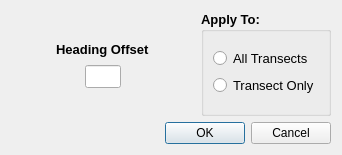
<?xml version="1.0" encoding="UTF-8"?>
<ui version="4.0">
 <class>hoffset</class>
 <widget class="QDialog" name="hoffset">
  <property name="geometry">
   <rect>
    <x>0</x>
    <y>0</y>
    <width>342</width>
    <height>155</height>
   </rect>
  </property>
  <property name="windowTitle">
   <string>Heading Offset</string>
  </property>
  <layout class="QGridLayout" name="gridLayout_2">
   <item row="0" column="0">
    <layout class="QHBoxLayout" name="horizontalLayout_3">
     <item>
      <layout class="QVBoxLayout" name="verticalLayout_2">
       <item>
        <spacer name="verticalSpacer_2">
         <property name="orientation">
          <enum>Qt::Vertical</enum>
         </property>
         <property name="sizeHint" stdset="0">
          <size>
           <width>20</width>
           <height>40</height>
          </size>
         </property>
        </spacer>
       </item>
       <item>
        <layout class="QHBoxLayout" name="horizontalLayout_2">
         <item>
          <spacer name="horizontalSpacer_3">
           <property name="orientation">
            <enum>Qt::Horizontal</enum>
           </property>
           <property name="sizeHint" stdset="0">
            <size>
             <width>40</width>
             <height>20</height>
            </size>
           </property>
          </spacer>
         </item>
         <item>
          <widget class="QLabel" name="hoffset_label">
           <property name="font">
            <font>
             <pointsize>10</pointsize>
             <weight>75</weight>
             <bold>true</bold>
            </font>
           </property>
           <property name="text">
            <string>Heading Offset</string>
           </property>
          </widget>
         </item>
         <item>
          <spacer name="horizontalSpacer_4">
           <property name="orientation">
            <enum>Qt::Horizontal</enum>
           </property>
           <property name="sizeHint" stdset="0">
            <size>
             <width>40</width>
             <height>20</height>
            </size>
           </property>
          </spacer>
         </item>
        </layout>
       </item>
       <item>
        <layout class="QHBoxLayout" name="horizontalLayout" stretch="2,1,2">
         <item>
          <spacer name="horizontalSpacer">
           <property name="orientation">
            <enum>Qt::Horizontal</enum>
           </property>
           <property name="sizeHint" stdset="0">
            <size>
             <width>40</width>
             <height>20</height>
            </size>
           </property>
          </spacer>
         </item>
         <item>
          <widget class="QLineEdit" name="ed_hoffset">
           <property name="font">
            <font>
             <pointsize>10</pointsize>
            </font>
           </property>
          </widget>
         </item>
         <item>
          <spacer name="horizontalSpacer_2">
           <property name="orientation">
            <enum>Qt::Horizontal</enum>
           </property>
           <property name="sizeHint" stdset="0">
            <size>
             <width>40</width>
             <height>20</height>
            </size>
           </property>
          </spacer>
         </item>
        </layout>
       </item>
       <item>
        <spacer name="verticalSpacer">
         <property name="orientation">
          <enum>Qt::Vertical</enum>
         </property>
         <property name="sizeHint" stdset="0">
          <size>
           <width>20</width>
           <height>40</height>
          </size>
         </property>
        </spacer>
       </item>
      </layout>
     </item>
     <item>
      <widget class="QGroupBox" name="gb_hoffset">
       <property name="font">
        <font>
         <pointsize>10</pointsize>
         <weight>75</weight>
         <bold>true</bold>
        </font>
       </property>
       <property name="title">
        <string>Apply To:</string>
       </property>
       <layout class="QGridLayout" name="gridLayout">
        <item row="0" column="0">
         <layout class="QVBoxLayout" name="verticalLayout">
          <item>
           <widget class="QRadioButton" name="rb_all">
            <property name="font">
             <font>
              <pointsize>10</pointsize>
              <weight>50</weight>
              <bold>false</bold>
             </font>
            </property>
            <property name="text">
             <string>All Transects</string>
            </property>
           </widget>
          </item>
          <item>
           <widget class="QRadioButton" name="rb_transect">
            <property name="font">
             <font>
              <pointsize>10</pointsize>
              <weight>50</weight>
              <bold>false</bold>
             </font>
            </property>
            <property name="text">
             <string>Transect Only</string>
            </property>
           </widget>
          </item>
         </layout>
        </item>
       </layout>
      </widget>
     </item>
    </layout>
   </item>
   <item row="1" column="0">
    <widget class="QDialogButtonBox" name="buttonBox">
     <property name="orientation">
      <enum>Qt::Horizontal</enum>
     </property>
     <property name="standardButtons">
      <set>QDialogButtonBox::Cancel|QDialogButtonBox::Ok</set>
     </property>
    </widget>
   </item>
  </layout>
 </widget>
 <resources/>
 <connections>
  <connection>
   <sender>buttonBox</sender>
   <signal>accepted()</signal>
   <receiver>hoffset</receiver>
   <slot>accept()</slot>
   <hints>
    <hint type="sourcelabel">
     <x>248</x>
     <y>254</y>
    </hint>
    <hint type="destinationlabel">
     <x>157</x>
     <y>274</y>
    </hint>
   </hints>
  </connection>
  <connection>
   <sender>buttonBox</sender>
   <signal>rejected()</signal>
   <receiver>hoffset</receiver>
   <slot>reject()</slot>
   <hints>
    <hint type="sourcelabel">
     <x>316</x>
     <y>260</y>
    </hint>
    <hint type="destinationlabel">
     <x>286</x>
     <y>274</y>
    </hint>
   </hints>
  </connection>
 </connections>
</ui>
